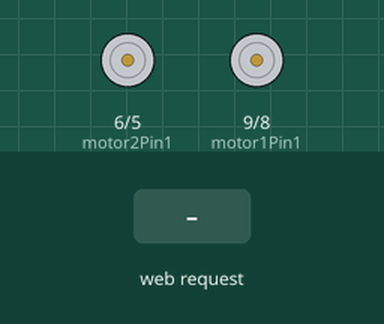
Bench run of a sketch on a simulated ESP32-S3. On the bench: motor-driver pin pairs drawn as motors (green arrow = first pin HIGH = forward, orange = second pin HIGH = backward, longer = more drive). The test bench sets the inputs (shaded band). WiFi joins after 1.5 s; servers stay silent unless stated; what the sketch prints to the serial monitor is not drawn.

Above: at 2.7 s.
2.8 s: HTTP request GET /forward received
At 3.2 s:
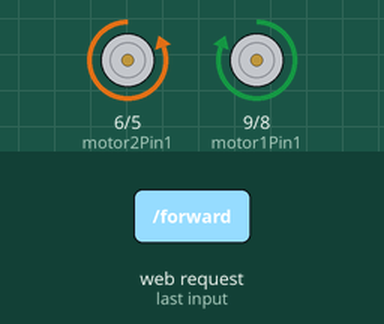
4.3 s: HTTP request GET /reverse received
At 5.5 s:
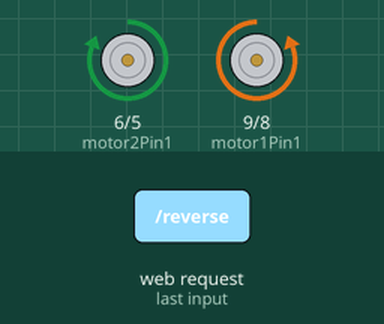
5.8 s: HTTP request GET /left received
At 6.7 s:
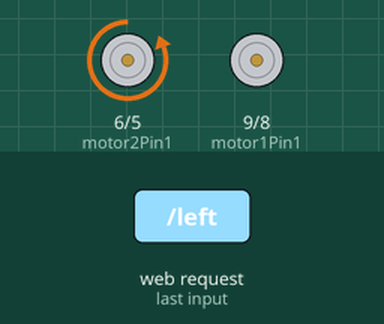
7.3 s: HTTP request GET /right received
At 7.9 s:
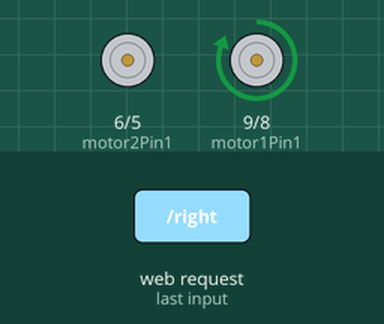
Timing chart, 0 to 9.8 s (numbered marks = the images above; inputs shaded):
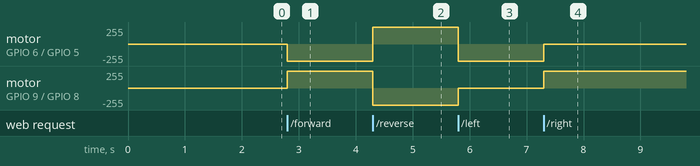

Measured:
- after the input at 2.8 s, motor on GPIO 6 (motor2Pin1) / GPIO 5 (motor2Pin2): stopped → backward 255/255 at once; motor on GPIO 9 (motor1Pin1) / GPIO 8 (motor1Pin2): stopped → forward 255/255 at once
- after the input at 4.3 s, motor on GPIO 6 (motor2Pin1) / GPIO 5 (motor2Pin2): backward 255/255 → forward 255/255 at once; motor on GPIO 9 (motor1Pin1) / GPIO 8 (motor1Pin2): forward 255/255 → backward 255/255 at once
- after the input at 5.8 s, motor on GPIO 6 (motor2Pin1) / GPIO 5 (motor2Pin2): forward 255/255 → backward 255/255 at once; motor on GPIO 9 (motor1Pin1) / GPIO 8 (motor1Pin2): backward 255/255 → stopped at once
- after the input at 7.3 s, motor on GPIO 6 (motor2Pin1) / GPIO 5 (motor2Pin2): backward 255/255 → stopped at once; motor on GPIO 9 (motor1Pin1) / GPIO 8 (motor1Pin2): stopped → forward 255/255 at once

The sketch:

ESPcar.ino
```cpp
#include <Arduino.h>
#include <WiFi.h>
#include <WebServer.h>

// WiFi
const char* ssid     = "wifi";
const char* password = "password";

// Serveur web
WebServer server(80);

// Définition des pins moteur
int motor1Pin1 = 9;
int motor1Pin2 = 8;

int motor2Pin1 = 6;
int motor2Pin2 = 5;

// Fonction pour gérer la page principale
void handleRoot() {
  Serial.println("Client connected to Web Interface");
  const char html[] PROGMEM = R"rawliteral(
    <h1>ESP32-CAM Car Control</h1>
    <button onclick="fetch('/forward')">FORWARD</button>
    <button onclick="fetch('/reverse')">REVERSE</button>
    <button onclick="fetch('/left')">LEFT</button>
    <button onclick="fetch('/right')">RIGHT</button>
    <button onclick="fetch('/stop')">STOP</button>
  )rawliteral";
  server.send(200, "text/html", html);
}

// Fonction de mouvement
void moveMotors(int m1_1, int m1_2, int m2_1, int m2_2) {
  digitalWrite(motor1Pin1, m1_1);
  digitalWrite(motor1Pin2, m1_2);
  digitalWrite(motor2Pin1, m2_1);
  digitalWrite(motor2Pin2, m2_2);
}

// Commandes HTTP
void handleForward() {
  Serial.println("Moving Forward");
  moveMotors(HIGH, LOW, LOW, HIGH);
  server.send(200, "text/plain", "Moving Forward");
}

void handleReverse() {
  Serial.println("Moving Reverse");
  moveMotors(LOW, HIGH, HIGH, LOW);
  server.send(200, "text/plain", "Moving Reverse");
}

void handleLeft() {
  Serial.println("Turning Left");
  moveMotors(LOW, LOW, LOW, HIGH);      //use [LOW, HIGH, LOW, HIGH] for better turning speed
  server.send(200, "text/plain", "Turning Left");
}

void handleRight() {
  Serial.println("Turning Right");
  moveMotors(HIGH, LOW, LOW, LOW);     //use [HIGH, LOW, HIGH, LOW] for better turning speed
  server.send(200, "text/plain", "Turning Right");
}

void handleStop() {
  Serial.println("Stopping");
  moveMotors(LOW, LOW, LOW, LOW);
  server.send(200, "text/plain", "Stopping");
}

void setup() {
  Serial.begin(115200);

  // Initialisation des moteurs
  pinMode(motor1Pin1, OUTPUT);
  pinMode(motor1Pin2, OUTPUT);
  pinMode(motor2Pin1, OUTPUT);
  pinMode(motor2Pin2, OUTPUT);

  // Activation permanente des moteurs
  digitalWrite(motor1Pin1, LOW);
  digitalWrite(motor1Pin2, LOW);
  digitalWrite(motor2Pin1, LOW);
  digitalWrite(motor2Pin2, LOW);

  // Connexion WiFi
  Serial.print("Connexion au WiFi...");
  WiFi.begin(ssid, password);
  while (WiFi.status() != WL_CONNECTED) {
    delay(500);
    Serial.print(".");
  }
  Serial.println("\nWiFi connecté. IP: " + WiFi.localIP().toString());

  // Routes HTTP
  server.on("/", handleRoot);
  server.on("/forward", handleForward);
  server.on("/reverse", handleReverse);
  server.on("/left", handleLeft);
  server.on("/right", handleRight);
  server.on("/stop", handleStop);

  // Démarrer le serveur web
  server.begin();
  Serial.println("Serveur Web démarré !");
}

void loop() {
  server.handleClient();
}
```
